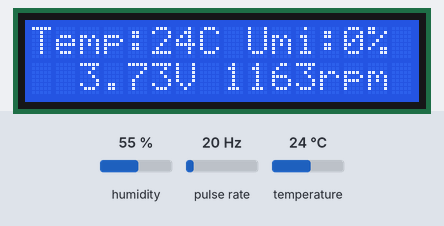
Simulated run of this sketch. Board: Arduino Uno, built with avr-gcc and run on an emulated ATmega328P. Parts: 16×2 character LCD. Wiring (inferred from the names in the program): pulse sensor: data pin 2. The inputs (shaded band) are chosen by the test bench; at power-on: pulse rate 20 Hz, temperature 24 °C, humidity 55 %.

Above: at 1.2 s.
1.3 s: pulse rate (sensor on pin 2) set to 4 Hz
At 3.7 s:
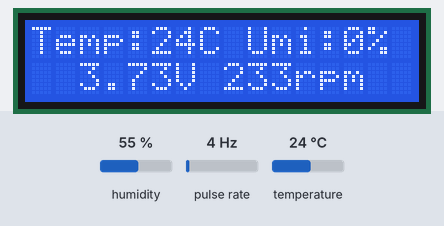
4.6 s: temperature set to 12 °C
At 6.9 s:
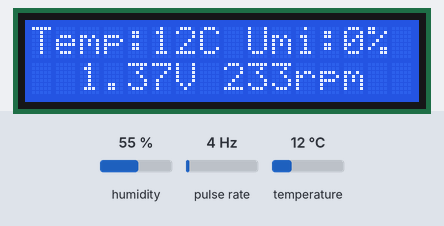
7.7 s: pulse rate (sensor on pin 2) set to 50 Hz
At 9.1 s:
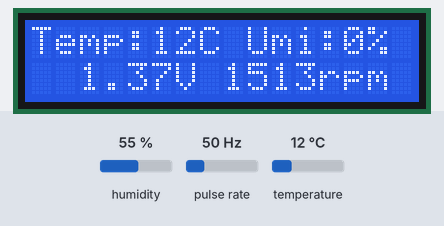
10.8 s: temperature set to 19 °C
At 12.2 s:
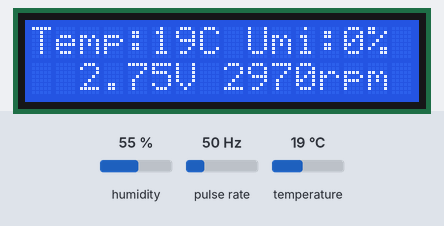
13.9 s: pulse rate (sensor on pin 2) set to 100 Hz
At 15.3 s:
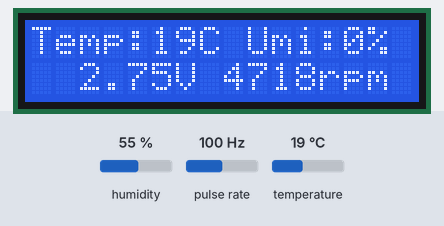
17.0 s: temperature set to 28 °C
At 19.0 s:
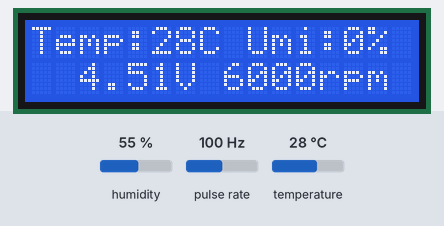
Timing chart, 0 to 20.1 s (numbered marks = the images above; inputs shaded):
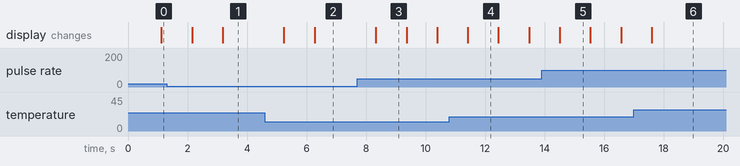

The sketch:

smart_cooler.ino
```cpp
#include "DHT.h"
#include <LiquidCrystal.h>


#define DHTPIN A2 // pino que estamos conectando
#define DHTTYPE DHT11 // DHT 11

// Declaration and initialization of the input pins
DHT dht(DHTPIN, DHTTYPE);

LiquidCrystal lcd(7, 8, 10, 11, 12, 13);

int fan_tachometer_pin = 2;
int fan_vcc_pin = 5;


volatile uint32_t rev; // Revolution Count
unsigned long measureTime = 0;


int vcc;
int BASE_VCC = 210;
float MAX_VOLTAGE = 5.0;

int t;
int diff;
int IDEAL_TEMP = 26;

void setup() {
  pinMode(fan_vcc_pin, OUTPUT);
  pinMode(fan_tachometer_pin, INPUT);

  attachInterrupt(0, addRevolution, FALLING);

  dht.begin();
  lcd.begin(16, 2);
}

void loop(){

  int t, h;
  read_dht(dht, &t, &h);
  diff = t - IDEAL_TEMP;

  // FAN

  vcc = BASE_VCC + 10*diff;
  if(vcc > 255) {
    vcc = 255;
  }

  analogWrite(fan_vcc_pin, vcc);

  // TACHOMETER

  noInterrupts();
  uint32_t rpm = rev * 60000 / (millis() - measureTime);
  rev = 0;
  measureTime = millis();
  interrupts();

  // LCD

  char temp_str[2];
  itoa(t, temp_str, 10);

  lcd.clear();
  lcd.setCursor(0, 0);

  lcd.print("Temp:");
  lcd.print(temp_str);
  lcd.print("C");

  char hum_str[2];
  itoa(h, hum_str, 10);

  lcd.print(" Umi:");
  lcd.print(hum_str);
  lcd.print("%");


  lcd.setCursor(0, 1);

  float voltage = (vcc / 255.0) * MAX_VOLTAGE;

  lcd.print("  ");
  lcd.print(String(voltage));
  lcd.print("V");

  char tach_str[3];
  itoa(rpm, tach_str, 10);

  lcd.print(" ");
  lcd.print(tach_str);
  lcd.print("rpm");

  delay(1000);
}


/////////////////////////////////////////////////////////////////////////////////////


void read_dht(DHT dht, int* t_ptr, int* h_ptr){
  float h = dht.readHumidity();
  float t = dht.readTemperature();

  *t_ptr = (int) t;
  *h_ptr = (int) h;
}


///////////////////////////////////////////////////////////////////////////////////


void addRevolution() {
  rev++;
}
```

Measured:
- after the input at 4.6 s, the display: first changes after 0.64 s (image 2 shows a later state)
- after the input at 7.7 s, the display: changes after 0.63 s (image 3)
- after the input at 10.8 s, the display: changes after 0.62 s (image 4)
- after the input at 17.0 s, the display: changes after 0.60 s (image 6)
- what the display in image 3 shows lasts 1.1 s, from 8.3 s to 9.4 s
